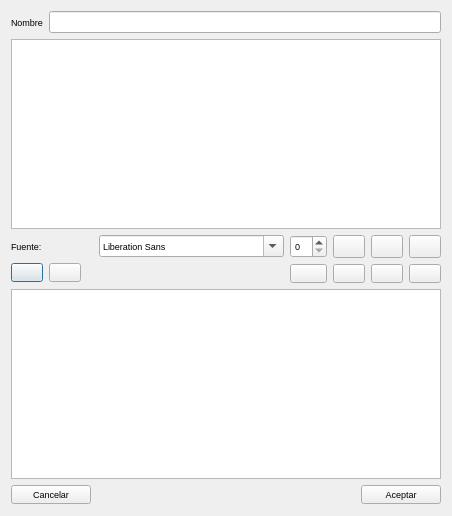
<?xml version="1.0" encoding="UTF-8"?>
<ui version="4.0">
 <class>EditTextDlg</class>
 <widget class="QDialog" name="EditTextDlg">
  <property name="geometry">
   <rect>
    <x>0</x>
    <y>0</y>
    <width>452</width>
    <height>516</height>
   </rect>
  </property>
  <property name="maximumSize">
   <size>
    <width>452</width>
    <height>516</height>
   </size>
  </property>
  <property name="font">
   <font>
    <pointsize>7</pointsize>
   </font>
  </property>
  <property name="windowTitle">
   <string>Configurar texto</string>
  </property>
  <property name="windowIcon">
   <iconset resource="../recoverdrake.qrc">
    <normaloff>:/Imagenes/drakfont-mdk.png</normaloff>:/Imagenes/drakfont-mdk.png</iconset>
  </property>
  <layout class="QGridLayout" name="gridLayout_5">
   <item row="2" column="0">
    <layout class="QGridLayout" name="gridLayout_4">
     <item row="1" column="0">
      <widget class="QPushButton" name="btnHorizontal">
       <property name="text">
        <string/>
       </property>
       <property name="icon">
        <iconset resource="../recoverdrake.qrc">
         <normaloff>:/Imagenes/text_align_left.png</normaloff>:/Imagenes/text_align_left.png</iconset>
       </property>
       <property name="iconSize">
        <size>
         <width>25</width>
         <height>25</height>
        </size>
       </property>
      </widget>
     </item>
     <item row="1" column="1">
      <widget class="QPushButton" name="btnVertical">
       <property name="text">
        <string/>
       </property>
       <property name="icon">
        <iconset resource="../recoverdrake.qrc">
         <normaloff>:/Imagenes/text_align_up.png</normaloff>:/Imagenes/text_align_up.png</iconset>
       </property>
       <property name="iconSize">
        <size>
         <width>25</width>
         <height>25</height>
        </size>
       </property>
      </widget>
     </item>
     <item row="1" column="2">
      <spacer name="horizontalSpacer_2">
       <property name="orientation">
        <enum>Qt::Horizontal</enum>
       </property>
       <property name="sizeHint" stdset="0">
        <size>
         <width>40</width>
         <height>20</height>
        </size>
       </property>
      </spacer>
     </item>
     <item row="0" column="0" colspan="3">
      <layout class="QGridLayout" name="gridLayout">
       <item row="0" column="2">
        <widget class="QFontComboBox" name="fontComboBox"/>
       </item>
       <item row="0" column="1">
        <widget class="QLabel" name="label">
         <property name="text">
          <string>Fuente:</string>
         </property>
        </widget>
       </item>
      </layout>
     </item>
    </layout>
   </item>
   <item row="2" column="1">
    <layout class="QGridLayout" name="gridLayout_3">
     <item row="1" column="3">
      <widget class="QPushButton" name="btnRigth">
       <property name="maximumSize">
        <size>
         <width>44</width>
         <height>24</height>
        </size>
       </property>
       <property name="text">
        <string/>
       </property>
       <property name="icon">
        <iconset resource="../recoverdrake.qrc">
         <normaloff>:/Imagenes/text_align_right.png</normaloff>:/Imagenes/text_align_right.png</iconset>
       </property>
       <property name="iconSize">
        <size>
         <width>25</width>
         <height>25</height>
        </size>
       </property>
       <property name="autoDefault">
        <bool>false</bool>
       </property>
       <property name="flat">
        <bool>false</bool>
       </property>
      </widget>
     </item>
     <item row="1" column="0">
      <widget class="QPushButton" name="btnColor">
       <property name="maximumSize">
        <size>
         <width>43</width>
         <height>24</height>
        </size>
       </property>
       <property name="text">
        <string/>
       </property>
       <property name="icon">
        <iconset resource="../recoverdrake.qrc">
         <normaloff>:/Imagenes/pantone.png</normaloff>:/Imagenes/pantone.png</iconset>
       </property>
       <property name="iconSize">
        <size>
         <width>25</width>
         <height>25</height>
        </size>
       </property>
       <property name="autoDefault">
        <bool>false</bool>
       </property>
      </widget>
     </item>
     <item row="1" column="1">
      <widget class="QPushButton" name="btnLeft">
       <property name="maximumSize">
        <size>
         <width>43</width>
         <height>24</height>
        </size>
       </property>
       <property name="text">
        <string/>
       </property>
       <property name="icon">
        <iconset resource="../recoverdrake.qrc">
         <normaloff>:/Imagenes/text_align_left.png</normaloff>:/Imagenes/text_align_left.png</iconset>
       </property>
       <property name="iconSize">
        <size>
         <width>25</width>
         <height>25</height>
        </size>
       </property>
       <property name="autoDefault">
        <bool>false</bool>
       </property>
      </widget>
     </item>
     <item row="1" column="2">
      <widget class="QPushButton" name="btnCenter">
       <property name="maximumSize">
        <size>
         <width>43</width>
         <height>24</height>
        </size>
       </property>
       <property name="text">
        <string/>
       </property>
       <property name="icon">
        <iconset resource="../recoverdrake.qrc">
         <normaloff>:/Imagenes/text_align_center.png</normaloff>:/Imagenes/text_align_center.png</iconset>
       </property>
       <property name="iconSize">
        <size>
         <width>25</width>
         <height>25</height>
        </size>
       </property>
       <property name="autoDefault">
        <bool>false</bool>
       </property>
      </widget>
     </item>
     <item row="0" column="0">
      <widget class="QSpinBox" name="sizeSpin"/>
     </item>
     <item row="0" column="1">
      <widget class="QPushButton" name="btnBold">
       <property name="maximumSize">
        <size>
         <width>43</width>
         <height>24</height>
        </size>
       </property>
       <property name="text">
        <string/>
       </property>
       <property name="icon">
        <iconset resource="../recoverdrake.qrc">
         <normaloff>:/Imagenes/text_bold.png</normaloff>:/Imagenes/text_bold.png</iconset>
       </property>
       <property name="iconSize">
        <size>
         <width>25</width>
         <height>25</height>
        </size>
       </property>
       <property name="checkable">
        <bool>true</bool>
       </property>
       <property name="autoDefault">
        <bool>false</bool>
       </property>
      </widget>
     </item>
     <item row="0" column="2">
      <widget class="QPushButton" name="btnItalic">
       <property name="maximumSize">
        <size>
         <width>43</width>
         <height>24</height>
        </size>
       </property>
       <property name="text">
        <string/>
       </property>
       <property name="icon">
        <iconset resource="../recoverdrake.qrc">
         <normaloff>:/Imagenes/text_italic.png</normaloff>:/Imagenes/text_italic.png</iconset>
       </property>
       <property name="iconSize">
        <size>
         <width>25</width>
         <height>25</height>
        </size>
       </property>
       <property name="checkable">
        <bool>true</bool>
       </property>
       <property name="autoDefault">
        <bool>false</bool>
       </property>
      </widget>
     </item>
     <item row="0" column="3">
      <widget class="QPushButton" name="btnUnder">
       <property name="maximumSize">
        <size>
         <width>44</width>
         <height>24</height>
        </size>
       </property>
       <property name="text">
        <string/>
       </property>
       <property name="icon">
        <iconset resource="../recoverdrake.qrc">
         <normaloff>:/Imagenes/text_underline.png</normaloff>:/Imagenes/text_underline.png</iconset>
       </property>
       <property name="iconSize">
        <size>
         <width>25</width>
         <height>25</height>
        </size>
       </property>
       <property name="checkable">
        <bool>true</bool>
       </property>
       <property name="autoDefault">
        <bool>false</bool>
       </property>
      </widget>
     </item>
    </layout>
   </item>
   <item row="1" column="0" colspan="2">
    <widget class="QPlainTextEdit" name="plainTextEdit"/>
   </item>
   <item row="3" column="0" colspan="2">
    <widget class="QGraphicsView" name="graphicsView"/>
   </item>
   <item row="4" column="0" colspan="2">
    <layout class="QHBoxLayout" name="horizontalLayout">
     <item>
      <widget class="QPushButton" name="pushButton">
       <property name="text">
        <string>Cancelar</string>
       </property>
       <property name="icon">
        <iconset resource="../recoverdrake.qrc">
         <normaloff>:/Imagenes/bad.png</normaloff>:/Imagenes/bad.png</iconset>
       </property>
       <property name="iconSize">
        <size>
         <width>25</width>
         <height>25</height>
        </size>
       </property>
      </widget>
     </item>
     <item>
      <spacer name="horizontalSpacer">
       <property name="orientation">
        <enum>Qt::Horizontal</enum>
       </property>
       <property name="sizeHint" stdset="0">
        <size>
         <width>40</width>
         <height>20</height>
        </size>
       </property>
      </spacer>
     </item>
     <item>
      <widget class="QPushButton" name="btnAceptar">
       <property name="text">
        <string>Aceptar</string>
       </property>
       <property name="icon">
        <iconset resource="../recoverdrake.qrc">
         <normaloff>:/Imagenes/good.png</normaloff>:/Imagenes/good.png</iconset>
       </property>
       <property name="iconSize">
        <size>
         <width>25</width>
         <height>25</height>
        </size>
       </property>
      </widget>
     </item>
    </layout>
   </item>
   <item row="0" column="0" colspan="2">
    <layout class="QGridLayout" name="gridLayout_2">
     <item row="0" column="0">
      <widget class="QLabel" name="label_2">
       <property name="text">
        <string>Nombre</string>
       </property>
      </widget>
     </item>
     <item row="0" column="1">
      <widget class="QLineEdit" name="txtNombre"/>
     </item>
    </layout>
   </item>
  </layout>
 </widget>
 <tabstops>
  <tabstop>btnAceptar</tabstop>
  <tabstop>graphicsView</tabstop>
  <tabstop>btnHorizontal</tabstop>
  <tabstop>btnVertical</tabstop>
  <tabstop>fontComboBox</tabstop>
  <tabstop>btnRigth</tabstop>
  <tabstop>btnColor</tabstop>
  <tabstop>btnLeft</tabstop>
  <tabstop>btnCenter</tabstop>
  <tabstop>sizeSpin</tabstop>
  <tabstop>btnBold</tabstop>
  <tabstop>btnItalic</tabstop>
  <tabstop>btnUnder</tabstop>
  <tabstop>pushButton</tabstop>
  <tabstop>plainTextEdit</tabstop>
 </tabstops>
 <resources>
  <include location="../recoverdrake.qrc"/>
 </resources>
 <connections/>
</ui>
